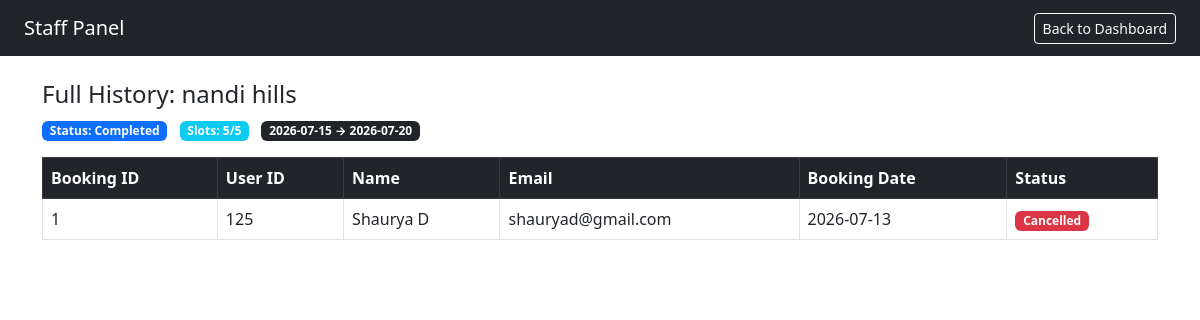
The page /staff/trek/1/history (signed in) on the database its author committed.
### models.py (models this page shows)
class Trek(db.Model):
    id = db.Column(db.Integer, primary_key=True)
    name = db.Column(db.String(50), nullable=False)
    location = db.Column(db.String(100), nullable=False)
    difficulty = db.Column(db.String(50), nullable=False)
    duration = db.Column(db.String(50), nullable=False)
    total_slots = db.Column(db.Integer, nullable=False)
    available_slots = db.Column(db.Integer, nullable=False)
    assigned_staffid = db.Column(db.Integer, db.ForeignKey('user.id'), nullable=True)
    start_date = db.Column(db.Date, nullable=False)
    end_date = db.Column(db.Date, nullable=False)
    status = db.Column(db.String(50), nullable=False)
    price = db.Column(db.Float, nullable=False)
    bookings = db.relationship('Booking', backref='trek', lazy=True)

class Booking(db.Model):
    booking_id = db.Column(db.Integer, primary_key=True)
    user_id = db.Column(db.Integer, db.ForeignKey('user.id'), nullable=False)
    trek_id = db.Column(db.Integer, db.ForeignKey('trek.id'), nullable=False)
    booking_date = db.Column(db.Date, nullable=False)
    status = db.Column(db.String(50), nullable=False)

class User(UserMixin,db.Model):
    id = db.Column(db.Integer, primary_key=True)
    name = db.Column(db.String(50), nullable=False)
    email = db.Column(db.String(50), unique=True, nullable=False)
    password = db.Column(db.String(200), nullable=False)
    role= db.Column(db.String(50), nullable=False, default='user')
    approval = db.Column(db.Boolean, default=True)
    blacklist = db.Column(db.Boolean, default=False)
    bookings = db.relationship('Booking', backref='trekker', lazy=True)
    assigned_treks = db.relationship('Trek', backref='assigned_staff', lazy=True)
    staff_profile = db.relationship('TrekStaff', backref='user', uselist=False)

### routes.py (the view)
@app.route('/staff/trek/<int:trek_id>/history')
@login_required
def staff_trek_history(trek_id):
    if current_user.role != 'staff':
        flash('Access Denied')
        return redirect(url_for('login'))
    trek = Trek.query.get_or_404(trek_id)
    if trek.assigned_staffid != current_user.id:
        flash('You are not assigned to this trek')
        return redirect(url_for('staff_dashboard'))
    all_bookings = Booking.query.filter_by(trek_id=trek_id).all()
    booking_data = []
    for booking in all_bookings:
        user = User.query.get(booking.user_id)
        booking_data.append({
            'booking': booking,
            'user': user
        })
    return render_template('staff_trek_history.html',
        trek=trek,
        booking_data=booking_data
    )

### routes.py (called while the page is built)
@login_manager.user_loader
def load_user(user_id):
    return User.query.get(int(user_id))

### templates/staff_trek_history.html (shortened to what this page needs)
<!DOCTYPE html>
<html>
<head>
    <link rel="stylesheet" href="https://cdn.jsdelivr.net/npm/bootstrap@5.3.0/dist/css/bootstrap.min.css">
</head>
<body>
<nav class="navbar navbar-dark bg-dark px-4">
    <span class="navbar-brand">Staff Panel</span>
    <a href="/staff/dashboard" class="btn btn-outline-light btn-sm">Back to Dashboard</a>
</nav>
<div class="container mt-4">
    <h4>Full History: {{ trek.name }}</h4>
    <div class="mb-3">
        <span class="badge bg-primary">Status: {{ trek.status }}</span>
        <span class="badge bg-info ms-2">
            Slots: {{ trek.available_slots }}/{{ trek.total_slots }}
        </span>
        <span class="badge bg-dark ms-2">
            {{ trek.start_date }} → {{ trek.end_date }}
        </span>
    </div>
    {% if booking_data %}
    <table class="table table-bordered">
        <thead class="table-dark">
            <tr>
                <th>Booking ID</th>
                <th>User ID</th>
                <th>Name</th>
                <th>Email</th>
                <th>Booking Date</th>
                <th>Status</th>
            </tr>
        </thead>
        <tbody>
            {% for item in booking_data %}
            <tr>
                <td>{{ item.booking.booking_id }}</td>
                <td>{{ item.user.id }}</td>
                <td>{{ item.user.name }}</td>
                <td>{{ item.user.email }}</td>
                <td>{{ item.booking.booking_date }}</td>
                <td>
                    <span class="badge
                        {% if item.booking.status == 'Booked' %}bg-success
                        {% elif item.booking.status == 'Cancelled' %}bg-danger
                        {% else %}bg-secondary{% endif %}">
                        {{ item.booking.status }}
                    </span>
                </td>
            </tr>
            {% endfor %}
        </tbody>
    </table>
    {% else %}
        <p class="text-muted">No booking records for this trek.</p>
    {% endif %}
</div>
</body>
</html>

### rows shown on the page
Trek: name "nandi hills", status "Completed", available_slots "5", total_slots "5", start_date "2026-07-15", end_date "2026-07-20"
Booking: booking.booking_id "1", booking.booking_date "2026-07-13", booking.status "Cancelled"
User: user.id "125", user.name "Shaurya D", user.email "shauryad@gmail.com"
